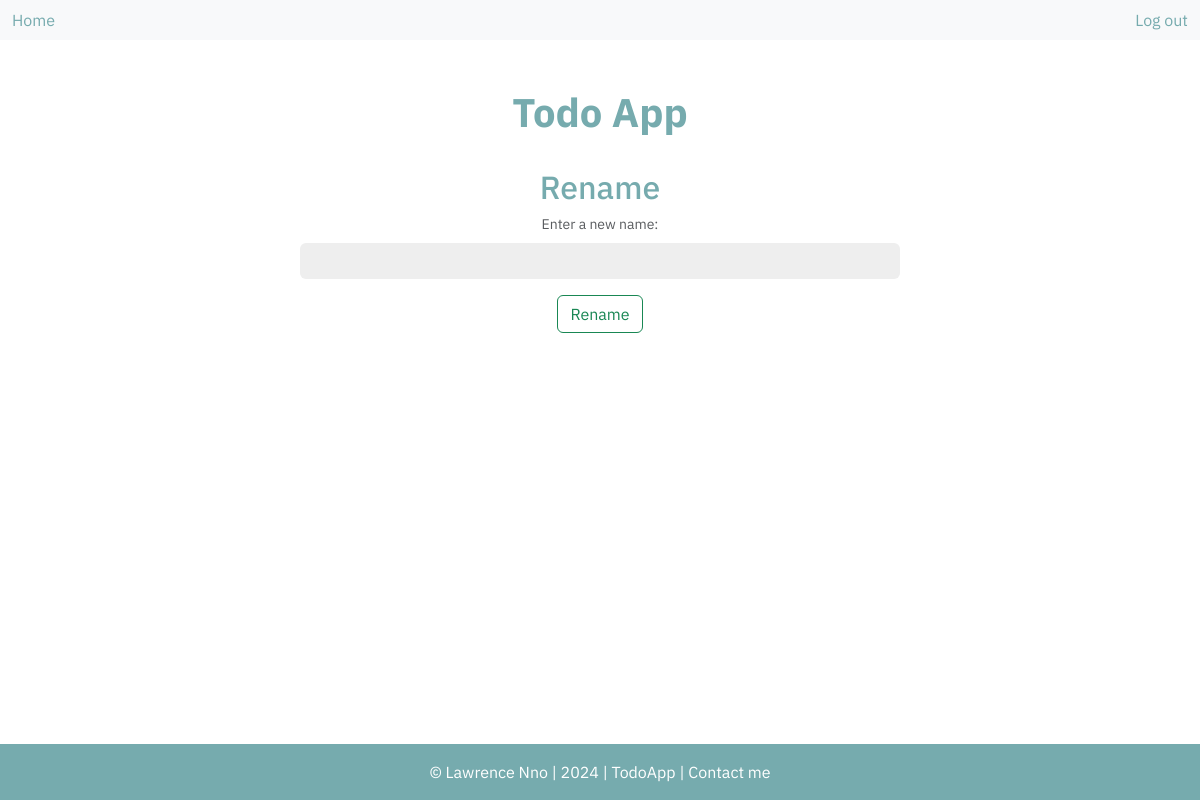
The app's page /rename/6 (signed in), older data.
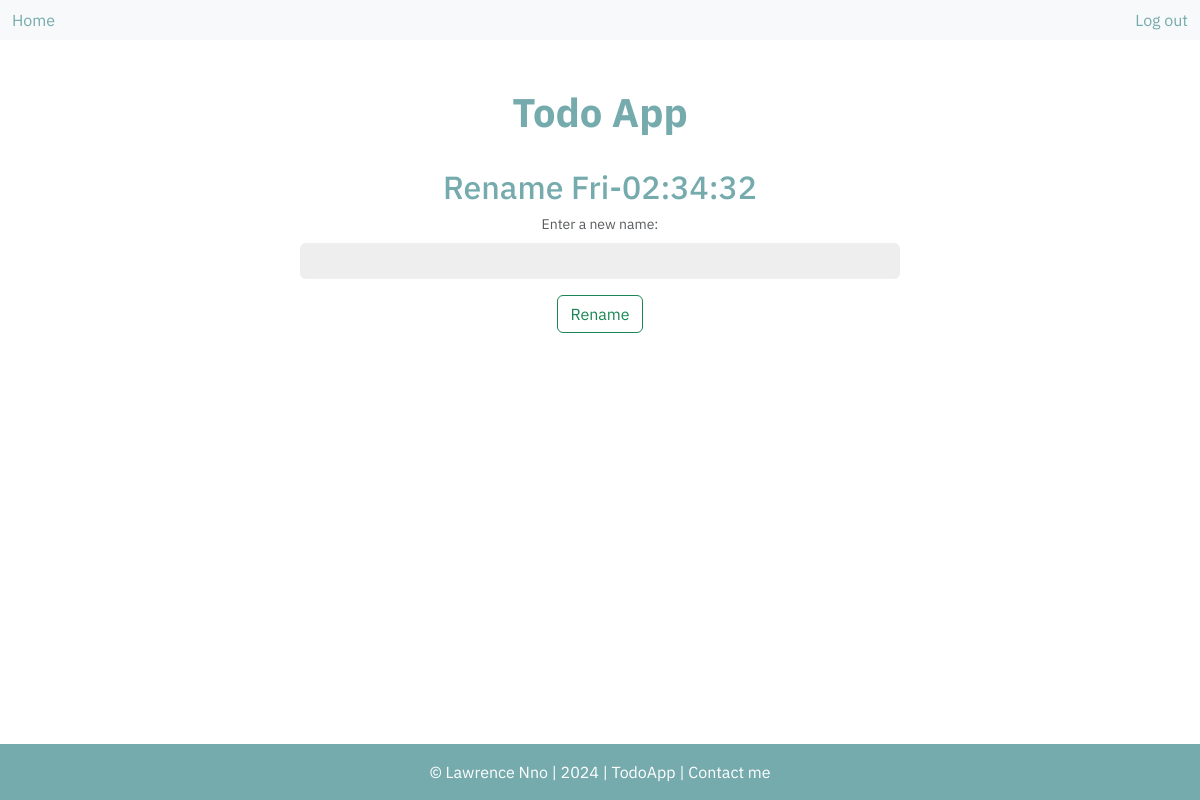
The same page, newer data.
### main.py (models this page shows)
class TodoList(db.Model):
    id: Mapped[int] = mapped_column(primary_key=True)
    list: Mapped[str] = mapped_column(unique=True)
    todo_tasks: Mapped[str] = relationship("TodoTask", back_populates="todolist")
    list_user: Mapped[str] = relationship("User", back_populates="user_list")
    list_user_id: Mapped[str] = mapped_column(ForeignKey("user.id"))

### main.py (the view)
@app.route('/rename/<list_id>', methods=["GET", "POST", "PATCH"])
@login_required
def rename(list_id):
    form = RenameForm()
    todo_list = db.session.execute(db.select(TodoList).where(TodoList.id == list_id)).scalar()
    new_name = form.new_task.data
    if form.validate_on_submit():
        method = request.form.get('_method', '').upper()
        if method in ['PATCH', 'DELETE']:
            todo_list.list = new_name
            db.session.commit()
            return redirect(url_for('list_page', list_id=todo_list.id))
    return render_template("rename.html", form=form, todo_list=todo_list, logged_in=current_user.is_authenticated, footer_time=footer_time)

### main.py
class RenameForm(FlaskForm):
    new_task = StringField(label="Enter a new name:", validators=[input_required()], render_kw={"placeholder": "", "class": "form-control mb-3 mx-auto"})
    submit = SubmitField(label="Rename", render_kw={"class": "btn btn-outline-success"})

### main.py (called while the page is built)
@login_manager.user_loader
def load_user(user_id):
    return db.session.execute(db.select(User).where(User.id == user_id)).scalar()

    def __call__(self, environ, start_response):
        method = environ.get('HTTP_X_HTTP_METHOD_OVERRIDE', '').upper()
        if method in self.allowed_methods:
            environ['REQUEST_METHOD'] = method
        if method in self.bodyless_methods:
            environ['CONTENT_LENGTH'] = '0'
        return self.app(environ, start_response)

### templates/rename.html (shortened to what this page needs)
<!doctype html>
<html lang="en">
  <head>
    <link href="https://cdn.jsdelivr.net/npm/bootstrap@5.3.3/dist/css/bootstrap.min.css" rel="stylesheet">
    <link rel="stylesheet" href="{{ url_for('static', filename='css/style.css') }}">
  </head>
  <body>
    <nav class="navbar navbar-expand-lg bg-body-tertiary">
      <div class="container-fluid">
        <a class="nav-link active" aria-current="page" href="{{ url_for('index') }}">Home</a>
        <div class="ms-auto">
        {% if not logged_in: %}
        <a class="nav-link active" aria-current="page" href="{{ url_for('login') }}">Log in</a>
        {% else: %}
        <a class="nav-link active" aria-current="page" href="{{ url_for('logout') }}">Log out</a>
        {% endif %}
        </div>
      </div>
    </nav>
    <div class="container-fluid">
      <div class="container-fluid">
        <div class="row text-center">
            <div class="col-9 mx-auto">
              <a href="{{ url_for('index') }}" class="index-lists"><h1 class="todoapp">Todo App</h1></a>
            </div>
        </div>
        <div class="row text-center">
          <div class="col-9 mx-auto">
            <h2 class="rename-list">Rename {{ todo_list.list }}</h2>
            <form method="POST">
              <div class="form-text">{{ form.new_task.label }}</div>
              {{ form.new_task }}
              {{ form.submit }}
            </form>
            <br>
            <br>
          </div>
        </div>
      </div>
    </div>
    <div class="footer text-center">
      <div class="footer-text">&copy; <a class="footer-link" href="https://lawrence-nno.online">Lawrence Nno</a> | {{ footer_time }} | TodoApp | <a class="footer-link" href="https://lawrence-nno.online/#contact">Contact me</a></div>
    </div>
  </body>
</html>

Row changes from the older to the newer data that the page shows:
added TodoList: list "Fri-02:34:32"
